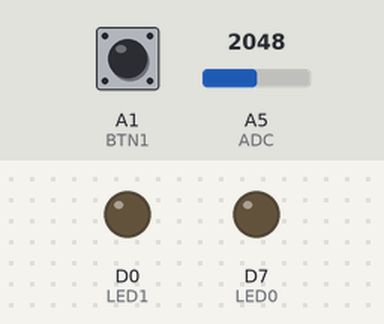
Bench run of a sketch on a simulated Particle Photon. On the bench: output pins drawn as LEDs (lit = HIGH). Dashed ring = blinking. The inputs (shaded band) are chosen by the test bench; at power-on: A1 (BTN1) LOW, A5 (ADC) = 2048.

Above: at 1.2 s.
1.3 s: A1 (BTN1) pulled HIGH for 0.15 s
At 1.5 s:
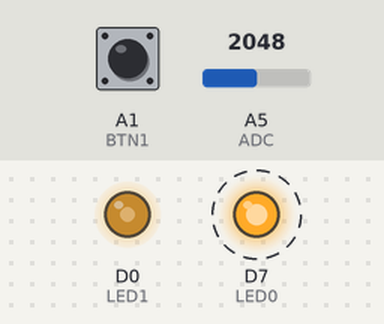
4.3 s: A5 (ADC) set to 2866
At 4.7 s:
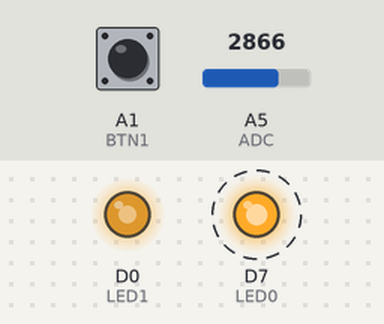
7.3 s: A5 (ADC) set to 3603
At 7.5 s:
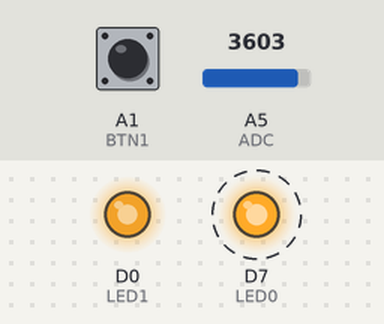
10.3 s: A5 (ADC) set to 491
At 10.7 s:
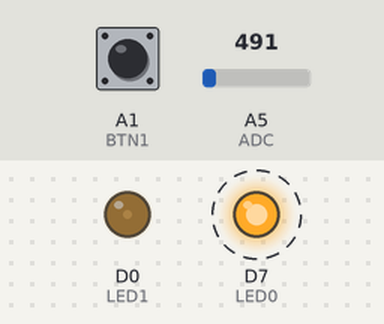
13.3 s: A5 (ADC) set to 0
At 13.5 s:
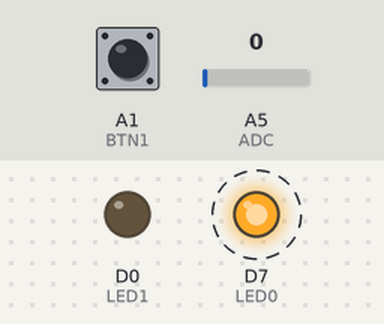
16.3 s: A1 (BTN1) pulled HIGH for 1 s
At 17.4 s:
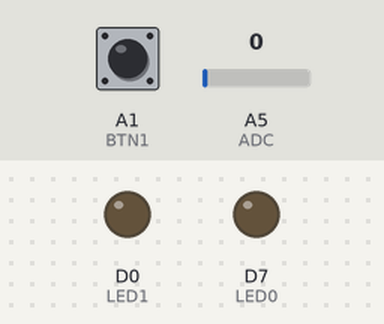
Timing chart, 0 to 19.3 s (numbered marks = the images above; inputs shaded):
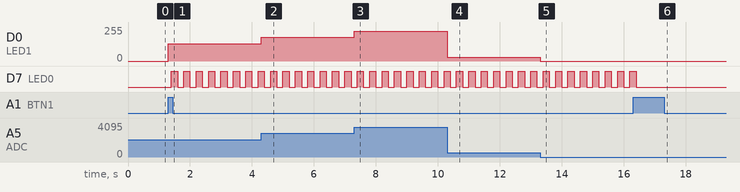

The sketch:

Lab5c.ino
```cpp
/* Project Lab5c
 * Description: Publish an event to Particle Cloud when button is pressed.
 * Author: Leila Moussa
 * Date: November 14, 2022
 */

# define LED1 D0                    // External LED.
# define LED0 D7                    // Onboard LED.
# define BTN1 A1                    // The button which will toggle flashEnabled.
# define ADC A5                     // This is the potentiometer.
# define FLASH_RATE 200             // The rate at which LED0 will flash.

volatile bool flashEnabled = false; // Global variable controling whether the LED are on or off,
                                    // volatile so the compiler does not optimize away statement that toggle its value.
volatile bool publishFlag = false;  // This flag indicates whether a new event is ready to be published to the cloud.
int adcVal = 0;

Timer timer(FLASH_RATE, flashLEDs); // A timer object that executes the function flashLEDs() every 200 ms

int cloudToggleFlashEnabled(String cmd) {   // To expose a function to the cloud, it must have this signature:
                                            // a string of arguments as arguments and an integer as a return value.
    flashEnabled = !flashEnabled;           // Perform the same logic as toggleFlashEnabled below
    return 0;                               // Exit code 0 indicates success. For more complicated/fallible logic
                                            // other values may be relevant.
}

void toggleFlashEnabled() {         // The ISR corresponding to the BTN1 event.
    flashEnabled = !flashEnabled;   // Toggle flashEnabled.
    publishFlag = true;             // Set the flag to publish whenever the event corresponding to this ISR happens
                                    // i.e. whenever the button is pressed (either on or off).
}

void flashLEDs() {                              // The timer's ISR.
    if (flashEnabled) {
        digitalWrite(LED0, !digitalRead(LED0)); // Write the opposite value of the LED, effectively turning it on/off
                                                // every time the timer goes off.
    } else {
        digitalWrite(LED1, LOW);                // If flashEnabled is false, both LEDs should be turned off anyway.
        digitalWrite(LED0, LOW);
    }
}

void setup() {
    pinMode(LED1, OUTPUT);                              // Both LEDs get output from the photon.
    pinMode(LED0, OUTPUT);
    pinMode(BTN1, INPUT_PULLDOWN);                      // The button supplies input to the photon and is active high.
    attachInterrupt(BTN1, toggleFlashEnabled, RISING);  // This interrupt triggers toggleFlashEnabled() whenever a rising edge
                                                        // is detected in the BTN1 signal.
    timer.start();                                      // In the beginning of the program, start the timer, so it begins executing
                                                        // its corresponding ISR at every set interval right away.

    Particle.variable("adcValue", adcVal);                  // Register the variable `adcVal` with the name "adcValue" with Particle Cloud.
                                                            // We can inspect the value of the variable in (almost) real time
                                                            // in Particle Console.
    Particle.function("toggle", cloudToggleFlashEnabled);   // Similarly register the function `cloudToggleFlashEnabled` to be able to call
                                                            // using HTTP requests for example.
}

void loop() {
    adcVal = analogRead(ADC);                           // To control the brightness of LED1, first read the analog value
                                                        // from the potentiometer.
    int pwmPulseWidth = adcVal / 16;                    // Scale down that value from the range [0-4095] to [0-255],
                                                        // which ends up being almost a division by 16.
    if (flashEnabled) {                                 // While LED0 flashes,
        analogWrite(LED1, pwmPulseWidth);               // LED1 is turned on continuously, but with its brightness controled.
    }

    if (publishFlag) {                                  // If a new button press event takes place and this flag is true,
        Particle.publish("btnPressed", String(adcVal)); // publish an event called "btnPressed" with the stringified value of the potentiometer
        publishFlag = false;                            // Reset to false to avoid endless publishing of the same event.
                                                        // In my particular case, I observed the btnPressed events in Particle Console,
                                                        // with values ranging between approximately 27 and 3750 when the potentiometer
                                                        // is turned all the way in either direction
                                                        // but values differed even without turning the potentiometer sometimes
                                                        // which may be attributed to noise (?).
                                                        // I also noticed that the same button press may generate two events within a short interval
                                                        // which may be caused by the bouncing of the button.
    }
}
```

Measured:
- after the input at 1.3 s, D0 (LED1): 0/255 → 128/255 at once; D7 (LED0): alternates HIGH for 0.20 s and LOW for 0.20 s, starting after 0.10 s
- after the input at 4.3 s, D0 (LED1): 128/255 → 179/255 at once
- after the input at 7.3 s, D0 (LED1): 179/255 → 225/255 at once
- after the input at 10.3 s, D0 (LED1): 225/255 → 30/255 at once
- after the input at 13.3 s, D0 (LED1): 30/255 → 0/255 at once
- after the input at 16.3 s, D7 (LED0): goes on until 16.4 s, then stays LOW
